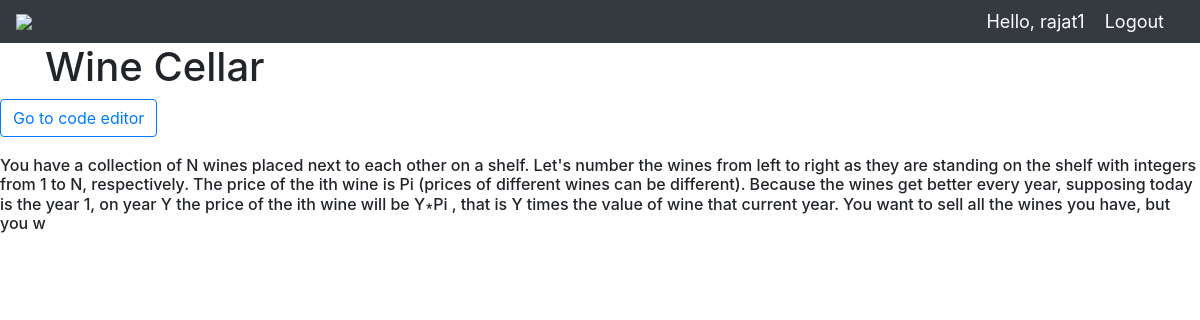
Screenshot of /problems/5/ (signed in) with the database file from the repository.
### OJ/models.py (models this page shows)
class Problem(models.Model):
    problemStatement = models.CharField(max_length=500)
    problemName = models.CharField(max_length=50)
    problemDifficulty = models.CharField(max_length=100)

### OJ/views.py (the view)
# urls.py: path('problems/<int:id>/', views.problemDetails, name="Details"),
@login_required(login_url='Login')
def problemDetails(request, id):
    problem = get_object_or_404(Problem, pk=id)
    return render(request, "OJ/problemDetails.html", {'problem': problem})

### OJ/templates/OJ/problemDetails.html (shortened to what this page needs)
<!doctype html>
<html lang="en">
  <head>
    <link rel="stylesheet"
      href="https://cdn.jsdelivr.net/npm/bootstrap@4.5.3/dist/css/bootstrap.min.css"
>
  </head>
  <body>
    {% include './navbar.html' %}
    <div class="container">
      <h1>{{ problem.problemName }}</h1>
    </div>
    <a role="button" class="btn btn-outline-primary" href="{% url 'Code' problem.id %}">Go to code editor</a><br/>
      <h6><br/>{{ problem.problemStatement }}</h6>
      </body>
    </html>

### OJ/templates/OJ/navbar.html (shortened to what this page needs)
{% load static %}
<nav class="navbar navbar-expand-lg navbar-dark bg-dark">
 <img src="{% static 'images/logo.png' %}">
  <span class="hello-msg">Hello, {{request.user}}</span>
  <span ><a  class="hello-msg" href="{% url 'Logout' %}">Logout</a></span>
</nav>

### OJ/templates/OJ/navbar.html (style rules this page uses)
.hello-msg { font-size: 18px; color: #fff; margin-right: 20px; }

### rows the page displays
Problem: problemName "Wine Cellar", problemStatement "You have a collection of N wines placed next to each other on a shelf. Let's number the wines from left to right as they are standing on the shelf with integers from 1 to N, respectively. The price of the ith wine is Pi (prices of different wines can be different). Because the wines get better every year, supposing today is the year 1, on year Y the price of the ith wine will be Y∗Pi , that is Y times the value of wine that current year. You want to sell all the wines you have, but you w"

### other values shown
{{ request.user }} "rajat1"
